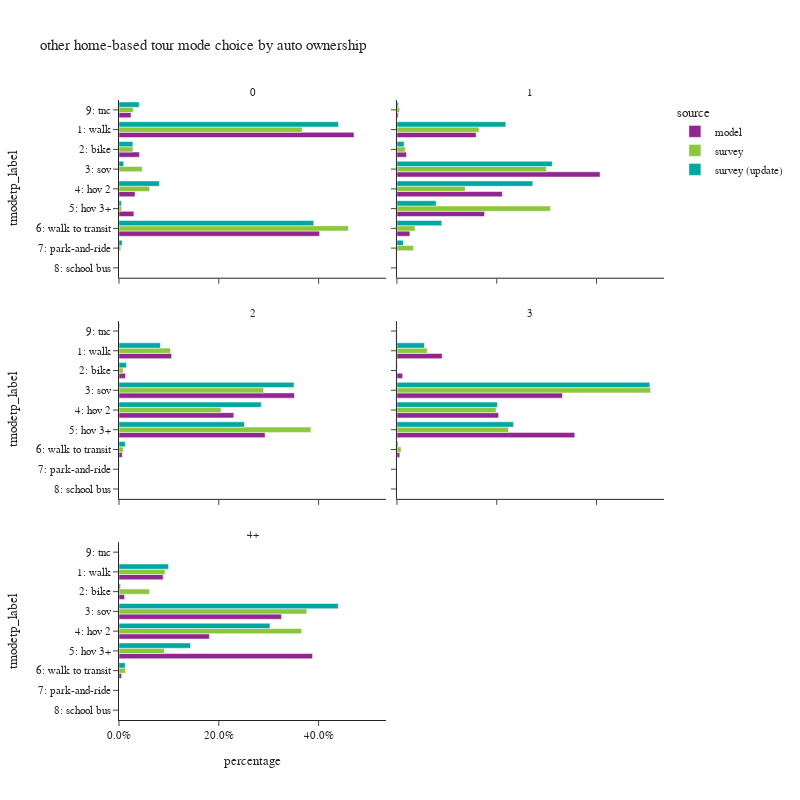

The notebook cell this image was saved under:
### Code cell
plot_mode_choice(hb_tour.loc[hb_tour['auto_ownership_4+']!="-1"],"auto_ownership_4+",
                 {"auto_ownership_4+":["0","1","2","3","4+"],
                  "tmodetp_label":["1: walk","2: bike","3: sov","4: hov 2","5: hov 3+","6: walk to transit",
                                   "7: park-and-ride","8: school bus","9: other–survey only"]},
                 "auto ownership",2,800)

### Figure 1 — Plotly figure (JSON) as saved in the notebook; plotly's stock layout.template omitted (floating-point values rounded to 4 significant figures)
{"data": [{"alignmentgroup": "True", "customdata": [[78151], [6798], [5339], [4956], [66716], [3994]], "hovertemplate": "source=model<br>auto_ownership_4+=0<br>percentage=%{x}<br>tmodetp_label=%{y}<br>sample count=%{customdata[0]}<extra></extra>", "legendgroup": "model", "marker": {"color": "#91268F", "pattern": {"shape": ""}}, "name": "model", "offsetgroup": "model", "orientation": "h", "showlegend": true, "textposition": "auto", "type": "bar", "x": [0.4709, 0.04096, 0.03217, 0.02986, 0.402, 0.02407], "xaxis": "x5", "y": ["1: walk", "2: bike", "4: hov 2", "5: hov 3+", "6: walk to transit", "9: tnc"], "yaxis": "y5"}, {"alignmentgroup": "True", "customdata": [[104504], [12575], [268131], [139113], [115627], [17026], [1730]], "hovertemplate": "source=model<br>auto_ownership_4+=1<br>percentage=%{x}<br>tmodetp_label=%{y}<br>sample count=%{customdata[0]}<extra></extra>", "legendgroup": "model", "marker": {"color": "#91268F", "pattern": {"shape": ""}}, "name": "model", "offsetgroup": "model", "orientation": "h", "showlegend": false, "textposition": "auto", "type": "bar", "x": [0.1587, 0.01909, 0.4071, 0.2112, 0.1755, 0.02585, 0.002626], "xaxis": "x6", "y": ["1: walk", "2: bike", "3: sov", "4: hov 2", "5: hov 3+", "6: walk to transit", "9: tnc"], "yaxis": "y6"}, {"alignmentgroup": "True", "customdata": [[109625], [13570], [365543], [239106], [304209], [6828], [531]], "hovertemplate": "source=model<br>auto_ownership_4+=2<br>percentage=%{x}<br>tmodetp_label=%{y}<br>sample count=%{customdata[0]}<extra></extra>", "legendgroup": "model", "marker": {"color": "#91268F", "pattern": {"shape": ""}}, "name": "model", "offsetgroup": "model", "orientation": "h", "showlegend": false, "textposition": "auto", "type": "bar", "x": [0.1055, 0.01306, 0.3517, 0.23, 0.2927, 0.006569, 0.0005109], "xaxis": "x3", "y": ["1: walk", "2: bike", "3: sov", "4: hov 2", "5: hov 3+", "6: walk to transit", "9: tnc"], "yaxis": "y3"}, {"alignmentgroup": "True", "customdata": [[49599], [6293], [181682], [111555], [195126], [3113], [282]], "hovertemplate": "source=model<br>auto_ownership_4+=3<br>percentage=%{x}<br>tmodetp_label=%{y}<br>sample count=%{customdata[0]}<extra></extra>", "legendgroup": "model", "marker": {"color": "#91268F", "pattern": {"shape": ""}}, "name": "model", "offsetgroup": "model", "orientation": "h", "showlegend": false, "textposition": "auto", "type": "bar", "x": [0.09057, 0.01149, 0.3317, 0.2037, 0.3563, 0.005684, 0.0005149], "xaxis": "x4", "y": ["1: walk", "2: bike", "3: sov", "4: hov 2", "5: hov 3+", "6: walk to transit", "9: tnc"], "yaxis": "y4"}, {"alignmentgroup": "True", "customdata": [[30492], [3875], [112250], [62365], [133620], [1754], [164]], "hovertemplate": "source=model<br>auto_ownership_4+=4+<br>percentage=%{x}<br>tmodetp_label=%{y}<br>sample count=%{customdata[0]}<extra></extra>", "legendgroup": "model", "marker": {"color": "#91268F", "pattern": {"shape": ""}}, "name": "model", "offsetgroup": "model", "orientation": "h", "showlegend": false, "textposition": "auto", "type": "bar", "x": [0.08851, 0.01125, 0.3258, 0.181, 0.3878, 0.005091, 0.000476], "xaxis": "x", "y": ["1: walk", "2: bike", "3: sov", "4: hov 2", "5: hov 3+", "6: walk to transit", "9: tnc"], "yaxis": "y"}, {"alignmentgroup": "True", "customdata": [[227], [29], [8], [15], [12], [128], [5], [10]], "hovertemplate": "source=survey<br>auto_ownership_4+=0<br>percentage=%{x}<br>tmodetp_label=%{y}<br>sample count=%{customdata[0]}<extra></extra>", "legendgroup": "survey", "marker": {"color": "#8CC63E", "pattern": {"shape": ""}}, "name": "survey", "offsetgroup": "survey", "orientation": "h", "showlegend": true, "textposition": "auto", "type": "bar", "x": [0.3671, 0.02794, 0.04656, 0.06136, 0.005082, 0.4597, 0.003652, 0.0286], "xaxis": "x5", "y": ["1: walk", "2: bike", "3: sov", "4: hov 2", "5: hov 3+", "6: walk to transit", "7: park-and-ride", "9: tnc"], "yaxis": "y5"}, {"alignmentgroup": "True", "customdata": [[441], [60], [556], [296], [163], [54], [6], [2], [4]], "hovertemplate": "source=survey<br>auto_ownership_4+=1<br>percentage=%{x}<br>tmodetp_label=%{y}<br>sample count=%{customdata[0]}<extra></extra>", "legendgroup": "survey", "marker": {"color": "#8CC63E", "pattern": {"shape": ""}}, "name": "survey", "offsetgroup": "survey", "orientation": "h", "showlegend": false, "textposition": "auto", "type": "bar", "x": [0.1645, 0.01647, 0.2994, 0.1369, 0.3076, 0.03627, 0.03327, 6.529e-05, 0.005491], "xaxis": "x6", "y": ["1: walk", "2: bike", "3: sov", "4: hov 2", "5: hov 3+", "6: walk to transit", "7: park-and-ride", "8: school bus", "9: tnc"], "yaxis": "y6"}, {"alignmentgroup": "True", "customdata": [[187], [24], [494], [364], [270], [14], [5], [5]], "hovertemplate": "source=survey<br>auto_ownership_4+=2<br>percentage=%{x}<br>tmodetp_label=%{y}<br>sample count=%{customdata[0]}<extra></extra>", "legendgroup": "survey", "marker": {"color": "#8CC63E", "pattern": {"shape": ""}}, "name": "survey", "offsetgroup": "survey", "orientation": "h", "showlegend": false, "textposition": "auto", "type": "bar", "x": [0.1032, 0.008496, 0.2898, 0.2043, 0.3845, 0.00839, 0.0006206, 0.0006715], "xaxis": "x3", "y": ["1: walk", "2: bike", "3: sov", "4: hov 2", "5: hov 3+", "6: walk to transit", "7: park-and-ride", "9: tnc"], "yaxis": "y3"}, {"alignmentgroup": "True", "customdata": [[38], [2], [194], [91], [45], [2]], "hovertemplate": "source=survey<br>auto_ownership_4+=3<br>percentage=%{x}<br>tmodetp_label=%{y}<br>sample count=%{customdata[0]}<extra></extra>", "legendgroup": "survey", "marker": {"color": "#8CC63E", "pattern": {"shape": ""}}, "name": "survey", "offsetgroup": "survey", "orientation": "h", "showlegend": false, "textposition": "auto", "type": "bar", "x": [0.06076, 0.0003418, 0.5084, 0.1986, 0.2236, 0.008303], "xaxis": "x4", "y": ["1: walk", "2: bike", "3: sov", "4: hov 2", "5: hov 3+", "6: walk to transit"], "yaxis": "y4"}, {"alignmentgroup": "True", "customdata": [[13], [3], [65], [45], [16], [2]], "hovertemplate": "source=survey<br>auto_ownership_4+=4+<br>percentage=%{x}<br>tmodetp_label=%{y}<br>sample count=%{customdata[0]}<extra></extra>", "legendgroup": "survey", "marker": {"color": "#8CC63E", "pattern": {"shape": ""}}, "name": "survey", "offsetgroup": "survey", "orientation": "h", "showlegend": false, "textposition": "auto", "type": "bar", "x": [0.09236, 0.06121, 0.3764, 0.366, 0.09106, 0.01299], "xaxis": "x", "y": ["1: walk", "2: bike", "3: sov", "4: hov 2", "5: hov 3+", "6: walk to transit"], "yaxis": "y"}, {"alignmentgroup": "True", "customdata": [[247], [28], [10], [18], [13], [132], [5], [13]], "hovertemplate": "source=survey (update)<br>auto_ownership_4+=0<br>percentage=%{x}<br>tmodetp_label=%{y}<br>sample count=%{customdata[0]}<extra></extra>", "legendgroup": "survey (update)", "marker": {"color": "#00A7A0", "pattern": {"shape": ""}}, "name": "survey (update)", "offsetgroup": "survey (update)", "orientation": "h", "showlegend": true, "textposition": "auto", "type": "bar", "x": [0.4399, 0.02778, 0.009478, 0.08091, 0.0048, 0.3903, 0.006378, 0.04041], "xaxis": "x5", "y": ["1: walk", "2: bike", "3: sov", "4: hov 2", "5: hov 3+", "6: walk to transit", "7: park-and-ride", "9: tnc"], "yaxis": "y5"}, {"alignmentgroup": "True", "customdata": [[460], [54], [587], [313], [179], [55], [6], [6]], "hovertemplate": "source=survey (update)<br>auto_ownership_4+=1<br>percentage=%{x}<br>tmodetp_label=%{y}<br>sample count=%{customdata[0]}<extra></extra>", "legendgroup": "survey (update)", "marker": {"color": "#00A7A0", "pattern": {"shape": ""}}, "name": "survey (update)", "offsetgroup": "survey (update)", "orientation": "h", "showlegend": false, "textposition": "auto", "type": "bar", "x": [0.2182, 0.01425, 0.3113, 0.2722, 0.07854, 0.08977, 0.01299, 0.00279], "xaxis": "x6", "y": ["1: walk", "2: bike", "3: sov", "4: hov 2", "5: hov 3+", "6: walk to transit", "7: park-and-ride", "9: tnc"], "yaxis": "y6"}, {"alignmentgroup": "True", "customdata": [[203], [20], [527], [396], [293], [14], [5], [5]], "hovertemplate": "source=survey (update)<br>auto_ownership_4+=2<br>percentage=%{x}<br>tmodetp_label=%{y}<br>sample count=%{customdata[0]}<extra></extra>", "legendgroup": "survey (update)", "marker": {"color": "#00A7A0", "pattern": {"shape": ""}}, "name": "survey (update)", "offsetgroup": "survey (update)", "orientation": "h", "showlegend": false, "textposition": "auto", "type": "bar", "x": [0.08297, 0.01509, 0.3508, 0.2851, 0.2515, 0.01256, 0.0006169, 0.001486], "xaxis": "x3", "y": ["1: walk", "2: bike", "3: sov", "4: hov 2", "5: hov 3+", "6: walk to transit", "7: park-and-ride", "9: tnc"], "yaxis": "y3"}, {"alignmentgroup": "True", "customdata": [[40], [3], [199], [96], [56], [2]], "hovertemplate": "source=survey (update)<br>auto_ownership_4+=3<br>percentage=%{x}<br>tmodetp_label=%{y}<br>sample count=%{customdata[0]}<extra></extra>", "legendgroup": "survey (update)", "marker": {"color": "#00A7A0", "pattern": {"shape": ""}}, "name": "survey (update)", "offsetgroup": "survey (update)", "orientation": "h", "showlegend": false, "textposition": "auto", "type": "bar", "x": [0.0551, 0.0008285, 0.5068, 0.2012, 0.2337, 0.002381], "xaxis": "x4", "y": ["1: walk", "2: bike", "3: sov", "4: hov 2", "5: hov 3+", "6: walk to transit"], "yaxis": "y4"}, {"alignmentgroup": "True", "customdata": [[14], [3], [73], [48], [17], [3]], "hovertemplate": "source=survey (update)<br>auto_ownership_4+=4+<br>percentage=%{x}<br>tmodetp_label=%{y}<br>sample count=%{customdata[0]}<extra></extra>", "legendgroup": "survey (update)", "marker": {"color": "#00A7A0", "pattern": {"shape": ""}}, "name": "survey (update)", "offsetgroup": "survey (update)", "orientation": "h", "showlegend": false, "textposition": "auto", "type": "bar", "x": [0.09936, 0.002957, 0.4393, 0.3025, 0.1433, 0.01249], "xaxis": "x", "y": ["1: walk", "2: bike", "3: sov", "4: hov 2", "5: hov 3+", "6: walk to transit"], "yaxis": "y"}], "layout": {"annotations": [{"font": {}, "showarrow": false, "text": "4+", "x": 0.245, "xanchor": "center", "xref": "paper", "y": 0.2867, "yanchor": "bottom", "yref": "paper"}, {"font": {}, "showarrow": false, "text": "2", "x": 0.245, "xanchor": "center", "xref": "paper", "y": 0.6433, "yanchor": "bottom", "yref": "paper"}, {"font": {}, "showarrow": false, "text": "3", "x": 0.755, "xanchor": "center", "xref": "paper", "y": 0.6433, "yanchor": "bottom", "yref": "paper"}, {"font": {}, "showarrow": false, "text": "0", "x": 0.245, "xanchor": "center", "xref": "paper", "y": 1.0, "yanchor": "bottom", "yref": "paper"}, {"font": {}, "showarrow": false, "text": "1", "x": 0.755, "xanchor": "center", "xref": "paper", "y": 1.0, "yanchor": "bottom", "yref": "paper"}], "barmode": "group", "height": 800, "legend": {"title": {"text": "source"}, "tracegroupgap": 0}, "title": {"text": "other home-based tour mode choice by auto ownership"}, "width": 800, "xaxis": {"anchor": "y", "domain": [0.0, 0.49], "tickformat": ".1%", "title": {"text": "percentage"}}, "xaxis2": {"anchor": "y2", "domain": [0.51, 1.0], "matches": "x", "tickformat": ".1%", "title": {"text": "percentage"}}, "xaxis3": {"anchor": "y3", "domain": [0.0, 0.49], "matches": "x", "showticklabels": false, "tickformat": ".1%"}, "xaxis4": {"anchor": "y4", "domain": [0.51, 1.0], "matches": "x", "showticklabels": false, "tickformat": ".1%"}, "xaxis5": {"anchor": "y5", "domain": [0.0, 0.49], "matches": "x", "showticklabels": false, "tickformat": ".1%"}, "xaxis6": {"anchor": "y6", "domain": [0.51, 1.0], "matches": "x", "showticklabels": false, "tickformat": ".1%"}, "yaxis": {"anchor": "x", "categoryarray": ["9: other–survey only", "8: school bus", "7: park-and-ride", "6: walk to transit", "5: hov 3+", "4: hov 2", "3: sov", "2: bike", "1: walk"], "categoryorder": "array", "domain": [0.0, 0.2867], "title": {"text": "tmodetp_label"}}, "yaxis2": {"anchor": "x2", "domain": [0.0, 0.2867], "matches": "y", "showticklabels": false}, "yaxis3": {"anchor": "x3", "categoryarray": ["9: other–survey only", "8: school bus", "7: park-and-ride", "6: walk to transit", "5: hov 3+", "4: hov 2", "3: sov", "2: bike", "1: walk"], "categoryorder": "array", "domain": [0.3567, 0.6433], "matches": "y", "title": {"text": "tmodetp_label"}}, "yaxis4": {"anchor": "x4", "domain": [0.3567, 0.6433], "matches": "y", "showticklabels": false}, "yaxis5": {"anchor": "x5", "categoryarray": ["9: other–survey only", "8: school bus", "7: park-and-ride", "6: walk to transit", "5: hov 3+", "4: hov 2", "3: sov", "2: bike", "1: walk"], "categoryorder": "array", "domain": [0.7133, 1.0], "matches": "y", "title": {"text": "tmodetp_label"}}, "yaxis6": {"anchor": "x6", "domain": [0.7133, 1.0], "matches": "y", "showticklabels": false}}}
